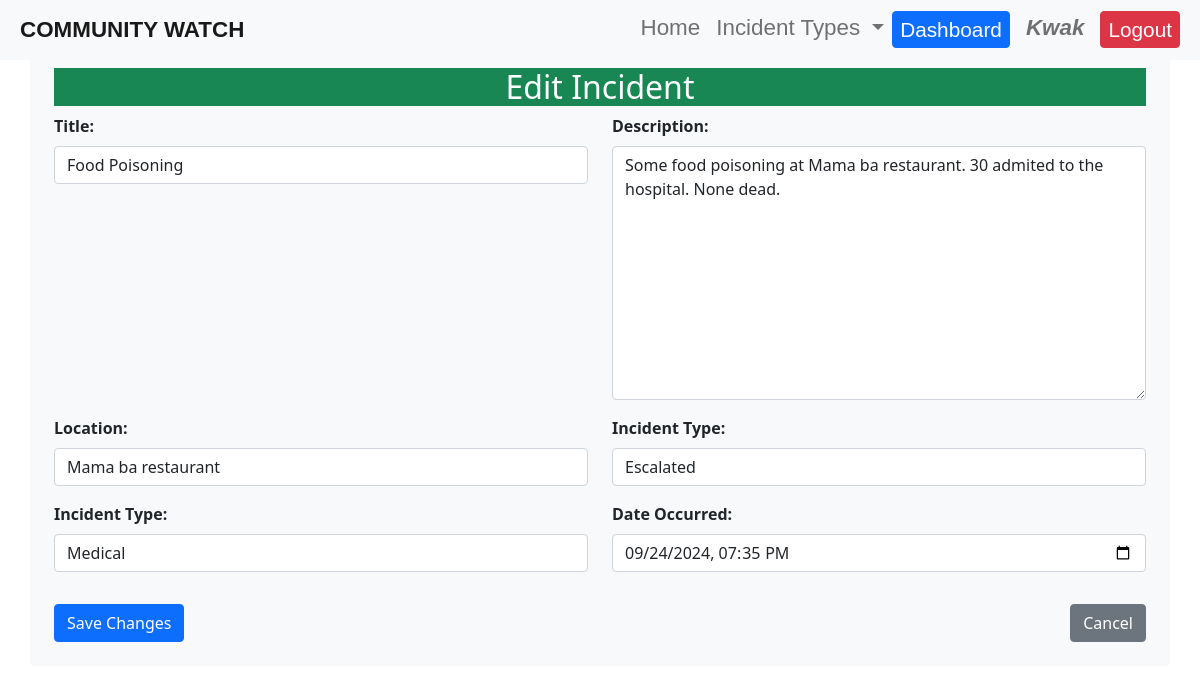
Page /incident/32/edit/ (signed in) on the committed database.
### reports/models.py (models this page shows, shortened)
class Incident(models.Model):
    STATUS_CHOICES = [
        ('pending', 'Pending'),
        ('approved', 'Approved'),
        ('rejected', 'Rejected'),
        ('escalated', 'Escalated'),
        ('resolved', 'Resolved'),
    ]
    INCIDENT_TYPE_CHOICES = [
        ('theft', 'Theft'),
        ('vandalism', 'Vandalism'),
        ('fire', 'Fire'),
        ('accident', 'Accident'),
        ('emergency', 'Emergency'),
        ('medical', 'Medical'),
        ('police', 'Police'),
        ('other', 'Other'),
]
    title = models.CharField(max_length=200)
    description = models.TextField()
    location = models.CharField(max_length=200)
    incident_type = models.CharField(max_length=100, choices=INCIDENT_TYPE_CHOICES, default='other')
    date_occurred = models.DateTimeField(default=timezone.now)  # This allows users to set the date and time
    date_reported = models.DateTimeField(auto_now_add=True)
    reported_by = models.ForeignKey(User, on_delete=models.CASCADE)
    status = models.CharField(max_length=20, choices=STATUS_CHOICES, default='pending')
    reviewed_by = models.ForeignKey(User, on_delete=models.SET_NULL, null=True, blank=True, related_name='reviewed_incidents')

### reports/views.py (the view)
# urls.py: path('incident/<int:incident_id>/edit/', edit_incident, name='edit_incident'),
@login_required
def edit_incident(request, incident_id):
    incident = get_object_or_404(Incident, id=incident_id, reported_by=request.user)  # Ensure the user is the reporter
    if request.method == 'POST':
        form = IncidentForm(request.POST, instance=incident)
        if form.is_valid():
            form.save()
            return redirect('incident_detail', incident_id=incident.id)
    else:
        form = IncidentForm(instance=incident)
    return render(request, 'reports/edit_incident.html', {'form': form, 'incident': incident})  # Pass incident to context

### reports/forms.py
class IncidentForm(forms.ModelForm):
    class Meta:
        model = Incident
        fields = ['title', 'description', 'location', 'status', 'incident_type', 'date_occurred']  # Include date_occurred
        widgets = {
            'date_occurred': forms.DateTimeInput(attrs={
                'type': 'datetime-local',
                'step': '2'  # Allows for seconds input
            }),
        }

### reports/templatetags/custom_filters.py (called while the page is built)
@register.filter
def add_class(field, css_class):
    return field.as_widget(attrs={"class": css_class})

### reports/templates/reports/edit_incident.html (shortened to what this page needs)
{% extends 'base.html' %}
{% load custom_filters %}
{% block content %}
    <div class="container my-4 bg-light rounded p-4">
        <h2 class="bg-success text-white text-center" style="margin-top: 20px;">Edit Incident</h2>
        <form method="post">
            <div class="row">
                <div class="col-md-6 mb-3">
                    <label for="id_title" class="form-label"><strong>Title:</strong></label>
                    {{ form.title|add_class:"form-control w-100" }}
                </div>
                <div class="col-md-6 mb-3">
                    <label for="id_description" class="form-label"><strong>Description:</strong></label>
                    {{ form.description|add_class:"form-control w-100" }}
                </div>
                <div class="col-md-6 mb-3">
                    <label for="id_location" class="form-label"><strong>Location:</strong></label>
                    {{ form.location|add_class:"form-control w-100" }}
                </div>
                <div class="col-md-6 mb-3">
                    <label for="incident.get_status_display" class="form-label"><strong>Incident Type:</strong></label>
                    {{ form.status|add_class:"form-control w-100" }}
                </div>
                <div class="col-md-6 mb-3">
                    <label for="id_incident_type" class="form-label"><strong>Incident Type:</strong></label>
                    {{ form.incident_type|add_class:"form-control w-100" }}
                </div>
                <div class="col-md-6 mb-3">
                    <label for="id_date_occurred" class="form-label"><strong>Date Occurred:</strong></label>
                    <input type="datetime-local" name="date_occurred" id="id_date_occurred" class="form-control w-100" required
                           value="{{ form.date_occurred.value|date:'Y-m-d\TH:i'|default:'' }}">
                </div>
            </div>
            <div class="d-flex justify-content-between mt-3">
                <button type="submit" class="btn btn-primary">Save Changes</button>
                <a href="{% url 'incident_detail' incident.id %}" class="btn btn-secondary">Cancel</a>
            </div>
        </form>
    </div>
{% endblock %}

### templates/base.html (shortened to what this page needs)
{% load static %}
<!DOCTYPE html>
<html lang="en">
    <link href="https://cdn.jsdelivr.net/npm/bootstrap@5.1.3/dist/css/bootstrap.min.css" rel="stylesheet">
    <link href="{% static 'css/style.css' %}" rel="stylesheet">
    <link rel="stylesheet" href="https://use.fontawesome.com/releases/v5.13.0/css/all.css">
</head>
<body>
    <header>
        <nav class="navbar navbar-expand-lg navbar-light bg-light fixed-top">
            <a class="navbar-brand" href="{% url 'home' %}">COMMUNITY WATCH</a>
            <div class="collapse navbar-collapse" id="navbarNav">
                <ul class="navbar-nav ms-auto">
                    <li class="nav-item">
                        <a class="nav-link navbar-text" href="{% url 'home' %}">Home</a>
                    </li>
                    <li class="nav-item dropdown">
                        <a class="nav-link dropdown-toggle navbar-text" href="#" id="navbarDropdown" role="button" data-bs-toggle="dropdown" aria-expanded="false">
                            Incident Types
                        </a>
                    </li>
                    {% if user.is_authenticated %}
                        <li class="nav-item">
                            <a class="btn btn-primary me-2 btn-text" href="{% url 'dashboard' %}">Dashboard</a>
                        </li>
                        <li class="nav-item">
                        <p class="mb-0 me-2 nav-link username">{{ user.username }}</p>
                        </li>
                        <li class="nav-item">
                            <a class="btn btn-danger btn-text" href="{% url 'logout' %}">Logout</a>
                        </li>
                    {% endif %}
                </ul>
            </div>
        </nav>
    </header>
    <main>
        {% block content %}
        {% endblock %}
    </main>
</body>
</html>

### static/css/style.css (style rules this page uses)
body { margin: auto; }
.navbar-brand { margin-left: 20px; font-family: Verdana, Geneva, Tahoma, sans-serif; font-weight: 900; font-size: 1.4rem; margin-top: 0%; margin-bottom: 0%; }
.navbar-text { font-family: 'Gill Sans', 'Gill Sans MT', Calibri, 'Trebuchet MS', sans-serif; font-size: 1.4rem; font-weight: 500; padding: 0%; }
.navbar-collapse { margin-right: 20px; margin-left: 20px; }
.btn-text { font-family: 'Gill Sans', 'Gill Sans MT', Calibri, 'Trebuchet MS', sans-serif; font-size: 1.3rem; font-weight: 500; padding: 2px 7px; }
.username { font-family: 'Gill Sans', 'Gill Sans MT', Calibri, 'Trebuchet MS', sans-serif; font-size: 1.4rem; font-style: italic; font-weight: 600; padding: 0%; }

### rows in the picture
Incident: title "Food Poisoning", description "Some food poisoning at Mama ba restaurant. 30 admited to the hospital. None dead.", location "Mama ba restaurant", status "Escalated", incident_type "Medical"

### other values in the picture
{{ user.username }} "Kwak"
